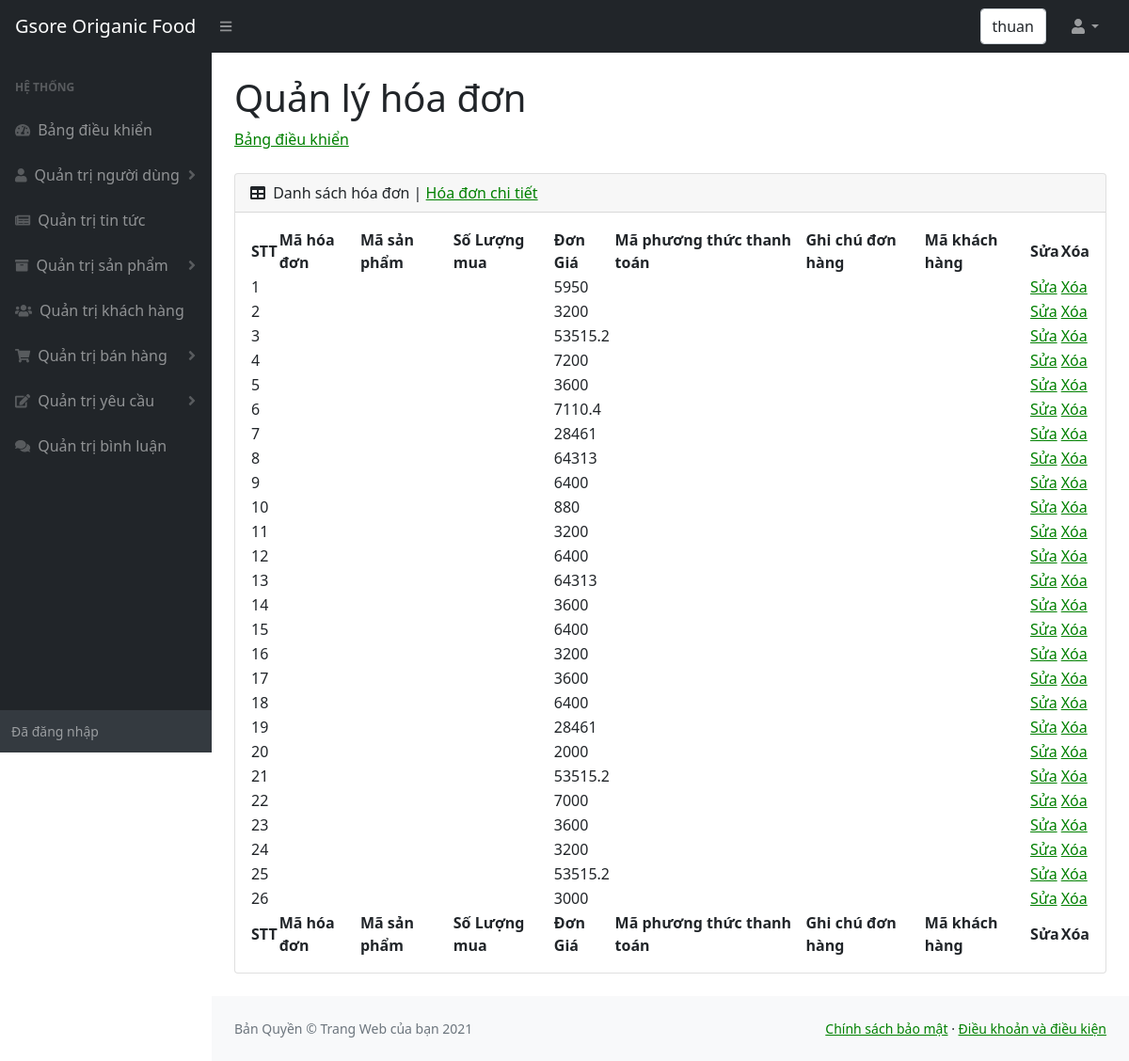
Page /admin/hoadonchitiet.php (signed in) on the committed database.
### tables this page shows
CREATE TABLE `chitiethoadon` (
  `mahoadon` int(10) NOT NULL,
  `masanpham` int(10) NOT NULL,
  `soluongmua` int(15) NOT NULL,
  `dongia` float NOT NULL,
  `maphuongthucthanhtoan` int(11) NOT NULL,
  `ghichudonhang` text DEFAULT NULL,
  `makhachdathang` int(11) NOT NULL
);

### admin/hoadonchitiet.php (the view, shortened to what this page needs)
<!DOCTYPE html>
<html lang="en">
    <head>
        <link href="https://cdn.jsdelivr.net/npm/simple-datatables@latest/dist/style.css" rel="stylesheet" />
        <link href="css/styles.css" rel="stylesheet" />
    </head>
    <body class="sb-nav-fixed">
        <nav class="sb-topnav navbar navbar-expand navbar-dark bg-dark">
            <a class="navbar-brand ps-3" href="../index.php">Gsore Origanic Food </a>
            <button class="btn btn-link btn-sm order-1 order-lg-0 me-4 me-lg-0" id="sidebarToggle" href="#!"><i class="fas fa-bars"></i></button>
            <form class="d-none d-md-inline-block form-inline ms-auto me-0 me-md-3 my-2 my-md-0">
                <div class="input-group">
                  <div class="form-control"><?php  echo $_SESSION['ten_nguoi_dung'];?>  </div>
                </div>
            </form>
            <ul class="navbar-nav ms-auto ms-md-0 me-3 me-lg-4">
                <li class="nav-item dropdown">
                    <a class="nav-link dropdown-toggle" id="navbarDropdown" href="#" role="button" data-bs-toggle="dropdown" aria-expanded="false"><i class="fas fa-user fa-fw"></i></a>
                </li>
            </ul>
        </nav>
        <div id="layoutSidenav">
        <div id="layoutSidenav_nav" >
                <nav class="sb-sidenav accordion sb-sidenav-dark" id="sidenavAccordion">
                    <div class="sb-sidenav-menu">
                        <div class="nav">
                            <div class="sb-sidenav-menu-heading">Hệ thống</div>
                            <a class="nav-link" href="index.php">
                                <div class="sb-nav-link-icon"><i class="fas fa-tachometer-alt"></i></div>
                                Bảng điều khiển
                            </a>
                            <a class="nav-link collapsed" href="nguoidung.php" data-bs-toggle="collapse" data-bs-target="#collapseOne" aria-expanded="false" aria-controls="collapseOne">
                                <div class="sb-nav-link-icon"><i class="fas fa-user"></i></div>
                                Quản trị người dùng
                                <div class="sb-sidenav-collapse-arrow"><i class="fas fa-angle-down"></i></div>
                            </a>
                            <a class="nav-link" href="tintuc.php">
                                <div class="sb-nav-link-icon"><i class="fas fa-newspaper"></i></div>
                                    Quản trị tin tức
                            </a>
                            <a class="nav-link collapsed" href="#" data-bs-toggle="collapse" data-bs-target="#collapseTwo" aria-expanded="false" aria-controls="collapseTwo">
                                <div class="sb-nav-link-icon"><i class="fas fa-archive"></i></div>
                                Quản trị sản phẩm
                                <div class="sb-sidenav-collapse-arrow"><i class="fas fa-angle-down"></i></div>
                            </a>
                            <a class="nav-link" href="khachhang.php">
                                <div class="sb-nav-link-icon"><i class="fas fa-users"></i></div>
                                Quản trị khách hàng
                            </a>
                            <a class="nav-link collapsed" href="#" data-bs-toggle="collapse" data-bs-target="#collapseThree" aria-expanded="false" aria-controls="collapseThree">
                                <div class="sb-nav-link-icon"><i class="fas fa-shopping-cart"></i></div>
                                Quản trị bán hàng
                                <div class="sb-sidenav-collapse-arrow"><i class="fas fa-angle-down"></i></div>
                            </a>
                            <a class="nav-link collapsed" href="#" data-bs-toggle="collapse" data-bs-target="#collapseFour" aria-expanded="false" aria-controls="collapseFour">
                                <div class="sb-nav-link-icon"><i class="fas fa-edit"></i></div>
                                Quản trị yêu cầu
                                <div class="sb-sidenav-collapse-arrow"><i class="fas fa-angle-down"></i></div>
                            </a>
                            <a class="nav-link" href="binhluan.php">
                                <div class="sb-nav-link-icon"><i class="fas fa-comments"></i></div>
                                Quản trị bình luận
                            </a>
                        </div>
                    </div>
                    <div class="sb-sidenav-footer">
                        <div class="small">Đã đăng nhập</div>
                    </div>
                </nav>
            </div>
            <div id="layoutSidenav_content">
                <main>
                    <div class="container-fluid px-4">
                        <h1 class="mt-4">Quản lý hóa đơn</h1>
                        <ol class="breadcrumb mb-4">
                            <li class="breadcrumb-item"><a href="index.php">Bảng điều khiển</a></li>
                        </ol>
                        <div class="card mb-4">
                            <div class="card-header">
                                <i class="fas fa-table me-1"></i>
                                Danh sách hóa đơn | <a href="hoadonchitiet.php">Hóa đơn chi tiết</a>
                            </div>
                            <div class="card-body">
                                <table id="datatablesSimple">
                                    <thead>
                                        <tr>
                                            <th>STT</th>
                                            <th>Mã hóa đơn</th>
                                            <th>Mã sản phẩm</th>
                                            <th>Số Lượng mua</th>
                                            <th>Đơn Giá</th>
                                            <th>Mã phương thức thanh toán</th>
                                            <th>Ghi chú đơn hàng</th>
                                            <th>Mã khách hàng</th>
                                            <th>Sửa</th>
                                            <th>Xóa</th>
                                        </tr>
                                    </thead>
                                    <tfoot>
                                        <tr>
                                        <th>STT</th>
                                            <th>Mã hóa đơn</th>
                                            <th>Mã sản phẩm</th>
                                            <th>Số Lượng mua</th>
                                            <th>Đơn Giá</th>
                                            <th>Mã phương thức thanh toán</th>
                                            <th>Ghi chú đơn hàng</th>
                                            <th>Mã khách hàng</th>
                                            <th>Sửa</th>
                                            <th>Xóa</th>
                                        </tr>
                                    </tfoot>
                                    <tbody>
                                    <?php
                                        include("../config.php");
                                        $sql = "
                                                  SELECT *
                                                  FROM chitiethoadon
                                                  ORDER BY mahoadon  DESC
                                        ";
                                        $san_pham = mysqli_query($ket_noi, $sql);
                                        $i=0;
                                        while ($row = mysqli_fetch_array($san_pham)) {
                                            $i++;
                                    ;?>
                                        <tr>
                                            <td><?php echo $i;?></td>
                                            <td><?php echo $row["tensanpham"];?></td>
                                            <td><?php echo $row["maloaisanpham"];?></td>
                                            <td><?php echo $row["soluong"];?></td>
                                            <td><?php echo $row["dongia"];?></td>
                                            <td><?php echo $row["mota"];?></td>
                                            <td><?php echo $row["manhacungcap"];?></td>
                                            <td><?php echo $row["makhuyenmai"];?></td>
                                            <td><a href="sanphamsua.php?id=<?php echo $row["masanpham"];?>">Sửa</a></td>
                                            <td><a href="sanphamxoa.php?id=<?php echo $row["masanpham"];?>">Xóa</a></td>
                                        </tr>
                                    <?php
                                        }
                                    ;?>
                                    </tbody>
                                </table>
                            </div>
                        </div>
                    </div>
                </main>
                <footer  class="py-4 bg-light mt-auto" >
                    <div class="container-fluid px-4">
                        <div class="d-flex align-items-center justify-content-between small">
                            <div class="text-muted">Bản Quyền &copy; Trang Web của bạn 2021</div>
                            <div>
                                <a href="chinhsachbaomat.php">Chính sách bảo mật</a>
                                &middot;
                                <a href="chinhsachbaomat.php">Điều khoản và điều kiện</a>
                            </div>
                        </div>
                    </div>
                </footer>
            </div>
        </div>
    </body>
</html>

### rows in the picture
chitiethoadon: dongia "5950"
chitiethoadon: dongia "3200"
chitiethoadon: dongia "53515.2"
chitiethoadon: dongia "7200"
chitiethoadon: dongia "3600"
chitiethoadon: dongia "7110.4"
chitiethoadon: dongia "28461"
chitiethoadon: dongia "64313"
chitiethoadon: dongia "6400"
chitiethoadon: dongia "880"
chitiethoadon: dongia "3200"
chitiethoadon: dongia "6400"
chitiethoadon: dongia "64313"
chitiethoadon: dongia "3600"
chitiethoadon: dongia "6400"
chitiethoadon: dongia "3200"
chitiethoadon: dongia "3600"
chitiethoadon: dongia "6400"
chitiethoadon: dongia "28461"
chitiethoadon: dongia "2000"
chitiethoadon: dongia "53515.2"
chitiethoadon: dongia "7000"
chitiethoadon: dongia "3600"
chitiethoadon: dongia "3200"
chitiethoadon: dongia "53515.2"
chitiethoadon: dongia "3000"

### other values in the picture
$_SESSION['ten_nguoi_dung'] "thuan"
